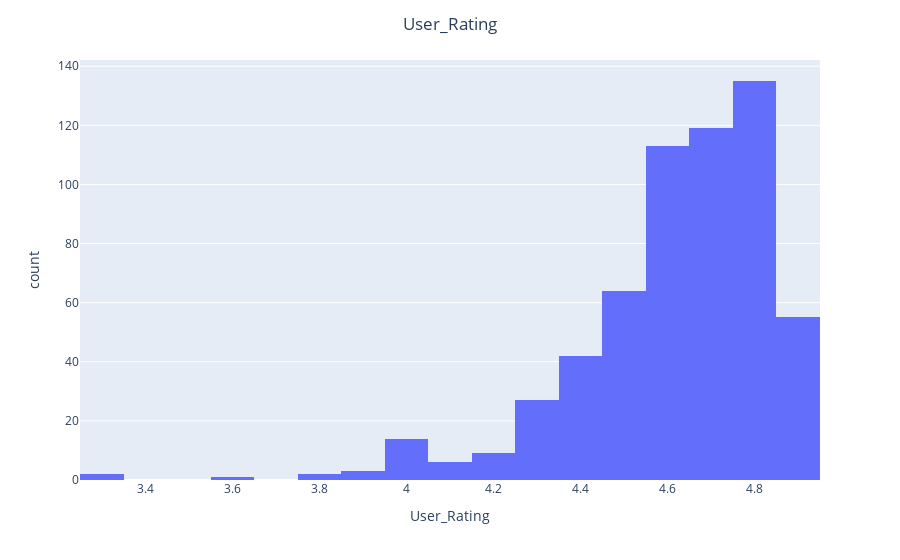
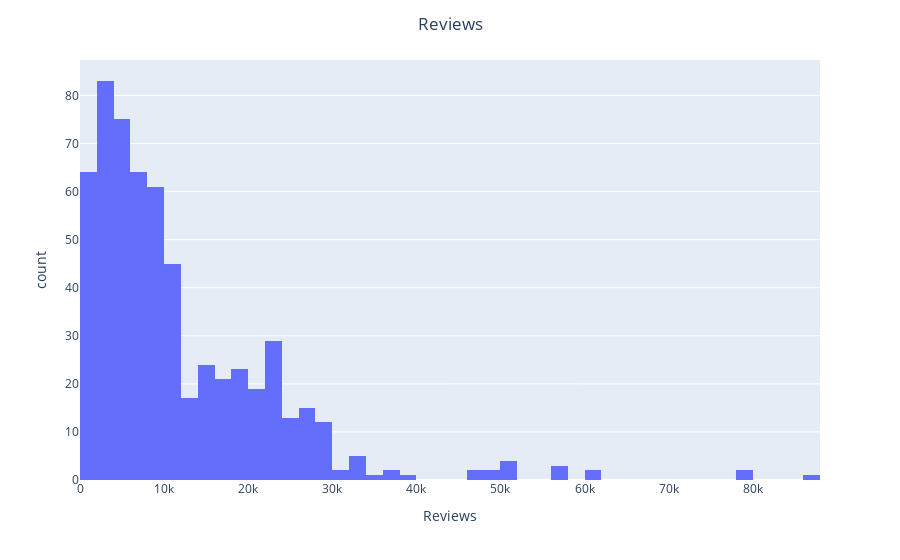
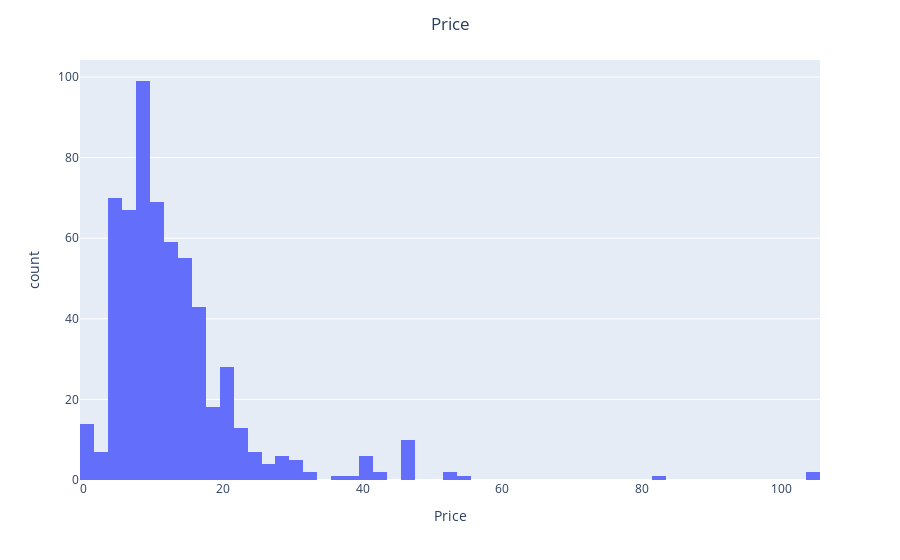
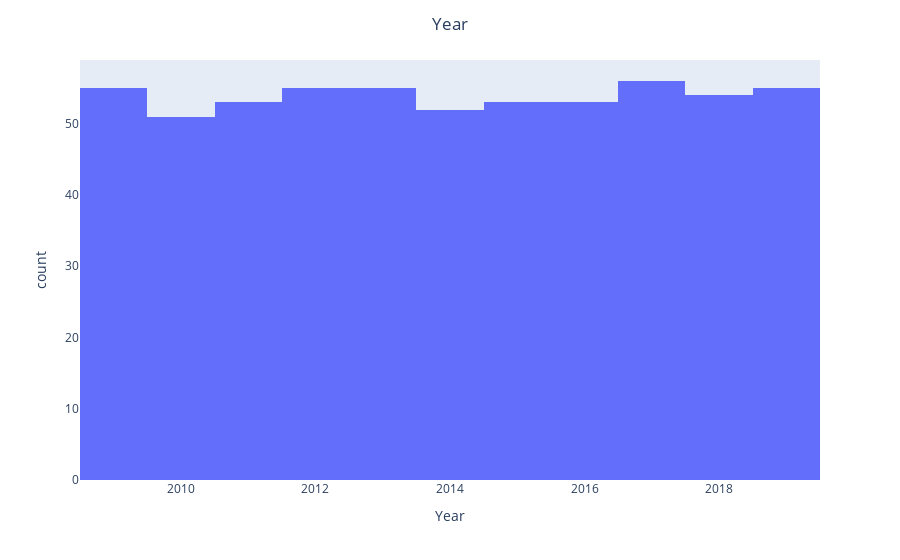

Notebook cell for these charts, in order:
### Code cell
tot_columns: List[str] = dfinal.select_dtypes(include=[np.number]).columns
for i in tot_columns:
    fig = px.histogram(data_frame=dfinal, x=i)
    fig.update_layout(title=dict(text=i,x=0.5))
    fig.show()

### Figure 1 — Plotly figure (JSON) as saved in the notebook; plotly's stock layout.template omitted (floating-point values rounded to 4 significant figures; data arrays with more than 128 entries replaced by an {"elided": "..."} marker saying what was removed)
{"data": [{"alignmentgroup": "True", "bingroup": "x", "hovertemplate": "User_Rating=%{x}<br>count=%{y}<extra></extra>", "legendgroup": "", "marker": {"color": "#636efa", "pattern": {"shape": ""}}, "name": "", "offsetgroup": "", "orientation": "v", "showlegend": false, "type": "histogram", "x": {"elided": "592 float values"}, "xaxis": "x", "yaxis": "y"}], "layout": {"barmode": "relative", "legend": {"tracegroupgap": 0}, "margin": {"t": 60}, "title": {"text": "User_Rating", "x": 0.5}, "xaxis": {"anchor": "y", "domain": [0, 1], "title": {"text": "User_Rating"}}, "yaxis": {"anchor": "x", "domain": [0, 1], "title": {"text": "count"}}}}

### Figure 2 — Plotly figure (JSON) as saved in the notebook; plotly's stock layout.template omitted (floating-point values rounded to 4 significant figures; data arrays with more than 128 entries replaced by an {"elided": "..."} marker saying what was removed)
{"data": [{"alignmentgroup": "True", "bingroup": "x", "hovertemplate": "Reviews=%{x}<br>count=%{y}<extra></extra>", "legendgroup": "", "marker": {"color": "#636efa", "pattern": {"shape": ""}}, "name": "", "offsetgroup": "", "orientation": "v", "showlegend": false, "type": "histogram", "x": {"elided": "592 int values"}, "xaxis": "x", "yaxis": "y"}], "layout": {"barmode": "relative", "legend": {"tracegroupgap": 0}, "margin": {"t": 60}, "title": {"text": "Reviews", "x": 0.5}, "xaxis": {"anchor": "y", "domain": [0, 1], "title": {"text": "Reviews"}}, "yaxis": {"anchor": "x", "domain": [0, 1], "title": {"text": "count"}}}}

### Figure 3 — Plotly figure (JSON) as saved in the notebook; plotly's stock layout.template omitted (floating-point values rounded to 4 significant figures; data arrays with more than 128 entries replaced by an {"elided": "..."} marker saying what was removed)
{"data": [{"alignmentgroup": "True", "bingroup": "x", "hovertemplate": "Price=%{x}<br>count=%{y}<extra></extra>", "legendgroup": "", "marker": {"color": "#636efa", "pattern": {"shape": ""}}, "name": "", "offsetgroup": "", "orientation": "v", "showlegend": false, "type": "histogram", "x": {"elided": "592 int values"}, "xaxis": "x", "yaxis": "y"}], "layout": {"barmode": "relative", "legend": {"tracegroupgap": 0}, "margin": {"t": 60}, "title": {"text": "Price", "x": 0.5}, "xaxis": {"anchor": "y", "domain": [0, 1], "title": {"text": "Price"}}, "yaxis": {"anchor": "x", "domain": [0, 1], "title": {"text": "count"}}}}

### Figure 4 — Plotly figure (JSON) as saved in the notebook; plotly's stock layout.template omitted (floating-point values rounded to 4 significant figures; data arrays with more than 128 entries replaced by an {"elided": "..."} marker saying what was removed)
{"data": [{"alignmentgroup": "True", "bingroup": "x", "hovertemplate": "Year=%{x}<br>count=%{y}<extra></extra>", "legendgroup": "", "marker": {"color": "#636efa", "pattern": {"shape": ""}}, "name": "", "offsetgroup": "", "orientation": "v", "showlegend": false, "type": "histogram", "x": {"elided": "592 int values"}, "xaxis": "x", "yaxis": "y"}], "layout": {"barmode": "relative", "legend": {"tracegroupgap": 0}, "margin": {"t": 60}, "title": {"text": "Year", "x": 0.5}, "xaxis": {"anchor": "y", "domain": [0, 1], "title": {"text": "Year"}}, "yaxis": {"anchor": "x", "domain": [0, 1], "title": {"text": "count"}}}}
